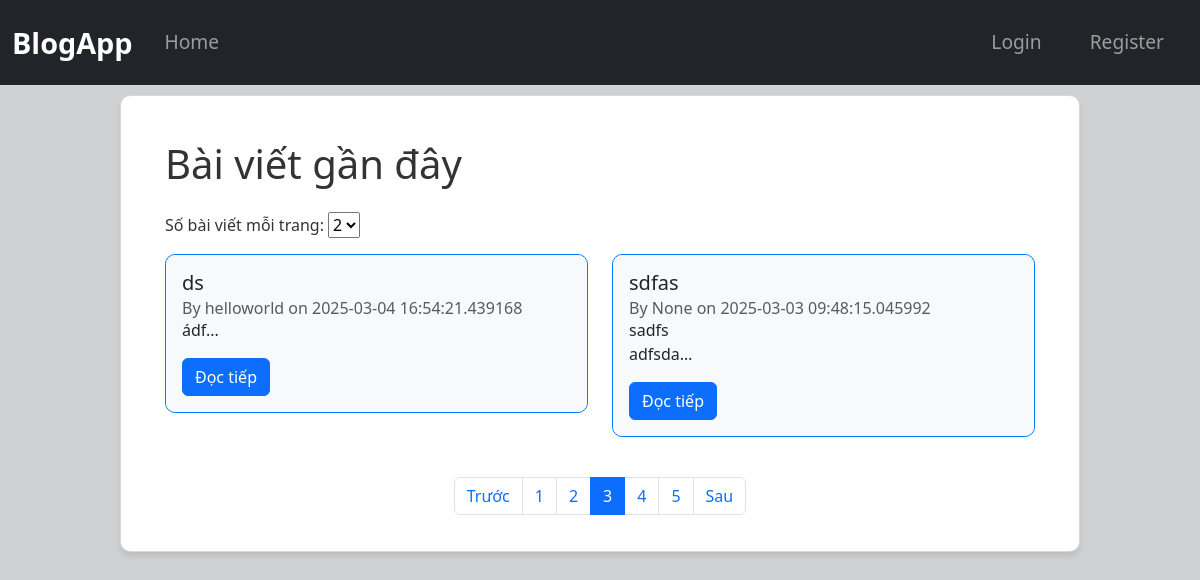
Screenshot of /?page=3&per_page=2 with the database file from the repository.
### tables this page shows
CREATE TABLE posts (
            id INTEGER PRIMARY KEY AUTOINCREMENT,
            title TEXT NOT NULL,
            content TEXT NOT NULL,
            username TEXT,
            date_posted TIMESTAMP DEFAULT CURRENT_TIMESTAMP
        );

### app/routes_post.py (the view)
@post_bp.route("/")
def home():
    page = request.args.get("page", 1, type=int)
    per_page = request.args.get("per_page", 2, type=int)
    db = get_db()
    total_posts = db.execute("SELECT COUNT(*) FROM posts").fetchone()[0]
    total_pages = (total_posts + per_page - 1) // per_page
    posts = db.execute(
        "SELECT * FROM posts ORDER BY date_posted DESC LIMIT ? OFFSET ?",
        (per_page, (page - 1) * per_page)
    ).fetchall()
    return render_template("index.html", posts=posts,per_page = per_page,page = page,total_pages=total_pages,current_user = current_user)

### app/db.py (called while the page is built)
def get_db():
    if "db" not in g:
        g.db = sqlite3.connect(DATABASE)
        g.db.row_factory = sqlite3.Row  # Trả về dict thay vì tuple
    return g.db

### app/templates/index.html (shortened to what this page needs)
{% extends "base.html" %}
{% block content %}
    <div class="container">
        <h1 class="mb-4">Bài viết gần đây</h1>
        <form method="GET" action="{{ url_for('post_bp.home') }}" class="mb-3">
            <label for="per_page">Số bài viết mỗi trang:</label>
            <select name="per_page" id="per_page" onchange="this.form.submit()">
                <option value="2" {% if per_page == 2 %}selected{% endif %}>2</option>
            </select>
        </form>
        <div class="row">
            {% for post in posts %}
                <div class="col-md-6">
                    <div class="card mb-3">
                        <div class="card-body">
                            <h5 class="card-title">{{ post.title }}</h5>
                            <h6 class="card-subtitle text-muted">
                                By {{ post.username }} on {{ post.date_posted }}
                            </h6>
                            <p class="post-preview">
                                {{ post.content|replace('\n', '<br>') | safe }}...
                            </p>
                            <a href="{{ url_for('post_bp.post_detail', post_id=post.id) }}" class="btn btn-primary">Đọc tiếp</a>
                        </div>
                    </div>
                </div>
                {% else %}
                    <p>Không có bài viết nào.</p>
            {% endfor %}
        </div>
        <nav aria-label="Page navigation">
            <ul class="pagination justify-content-center mt-4">
                {% if page > 1 %}
                    <li class="page-item">
                        <a class="page-link" href="{{ url_for('post_bp.home', page=page-1,per_page = per_page) }}">Trước</a>
                    </li>
                {% endif %}
                {% for p in range(1, total_pages + 1) %}
                    <li class="page-item {% if p == page %}active{% endif %}">
                        <a class="page-link" href="{{ url_for('post_bp.home', page=p,per_page = per_page) }}">{{ p }}</a>
                    </li>
                {% endfor %}
                {% if page < total_pages %}
                    <li class="page-item">
                        <a class="page-link" href="{{ url_for('post_bp.home', page=page+1,per_page = per_page) }}">Sau</a>
                    </li>
                {% endif %}
            </ul>
        </nav>
    </div>
{% endblock %}

### app/static/css/style.css (style rules this page uses)
body { background-color: #cfd1d2; color: #333333; }
.mb-3 { border-radius: 10px; border-color: #007BFF ; }
.card-body { border-radius: 10px; border: 1px ; overflow: hidden; background-color: #F8F9FA ; }
.container { max-width: 1200px; }
.post-preview { display: -webkit-box; -webkit-line-clamp: 2; -webkit-box-orient: vertical; overflow: hidden; text-overflow: ellipsis; max-height: 3em; }

### rows the page displays
posts: title "ds", username "helloworld", date_posted "2025-03-04 16:54:21.439168", content "ádf"
posts: title "sdfas", username "None", date_posted "2025-03-03 09:48:15.045992", content "sadfs adfsda"

### other values shown
{{ p }} "1" "2" "3" "4" "5"
